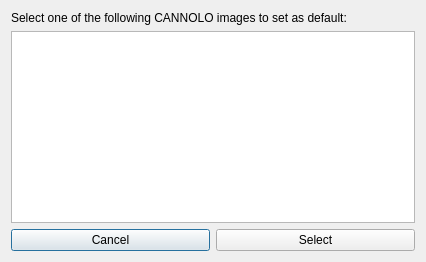
<?xml version="1.0" encoding="UTF-8"?>
<ui version="4.0">
 <class>SelectSystemDialog</class>
 <widget class="QDialog" name="SelectSystemDialog">
  <property name="geometry">
   <rect>
    <x>0</x>
    <y>0</y>
    <width>426</width>
    <height>262</height>
   </rect>
  </property>
  <property name="windowTitle">
   <string>Select default image</string>
  </property>
  <layout class="QVBoxLayout" name="verticalLayout">
   <item>
    <widget class="QLabel" name="dialogLabel">
     <property name="text">
      <string>Select one of the following CANNOLO images to set as default:</string>
     </property>
    </widget>
   </item>
   <item>
    <widget class="QListWidget" name="isoList"/>
   </item>
   <item>
    <layout class="QHBoxLayout" name="horizontalLayout">
     <item>
      <widget class="QPushButton" name="cancelButton">
       <property name="text">
        <string>Cancel</string>
       </property>
      </widget>
     </item>
     <item>
      <widget class="QPushButton" name="selectButton">
       <property name="text">
        <string>Select</string>
       </property>
      </widget>
     </item>
    </layout>
   </item>
  </layout>
 </widget>
 <resources/>
 <connections/>
</ui>
